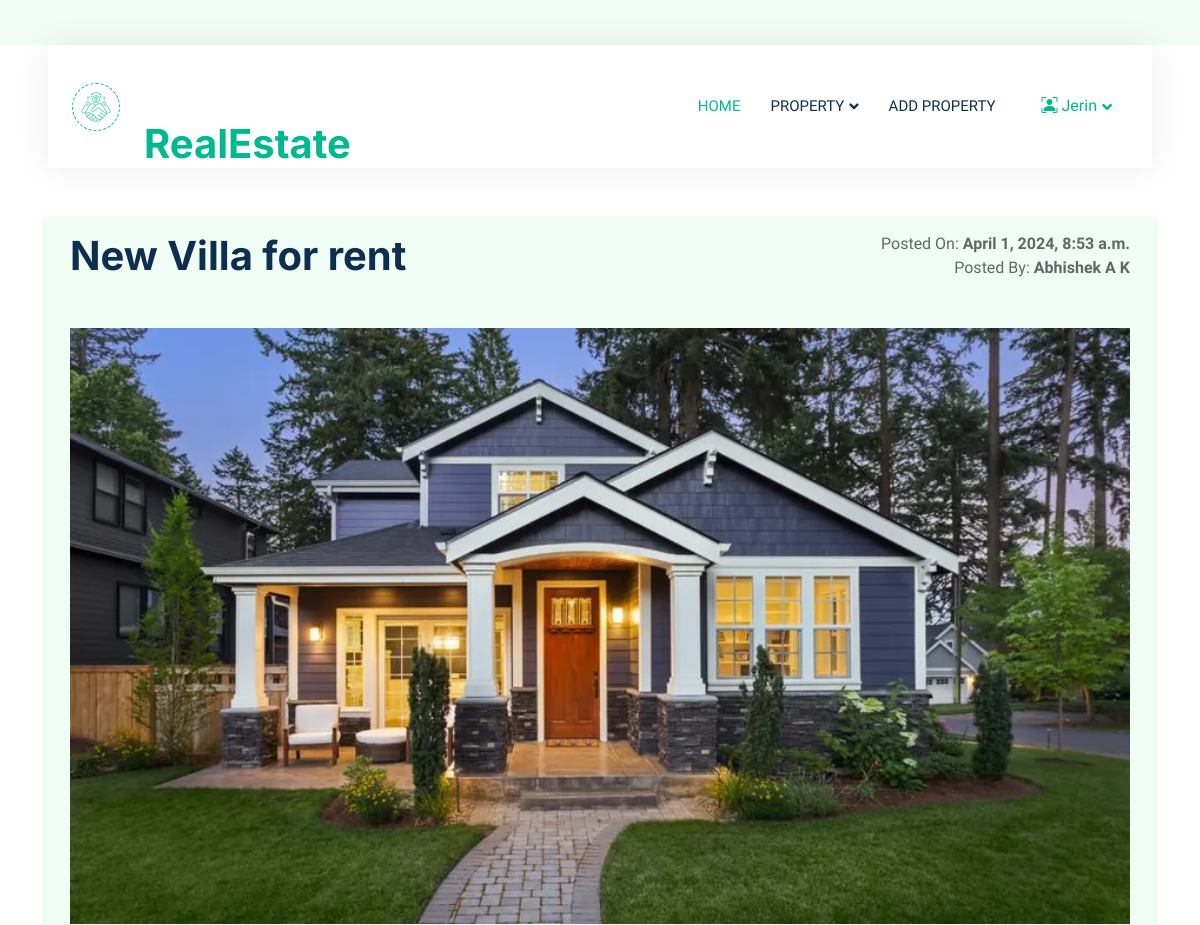
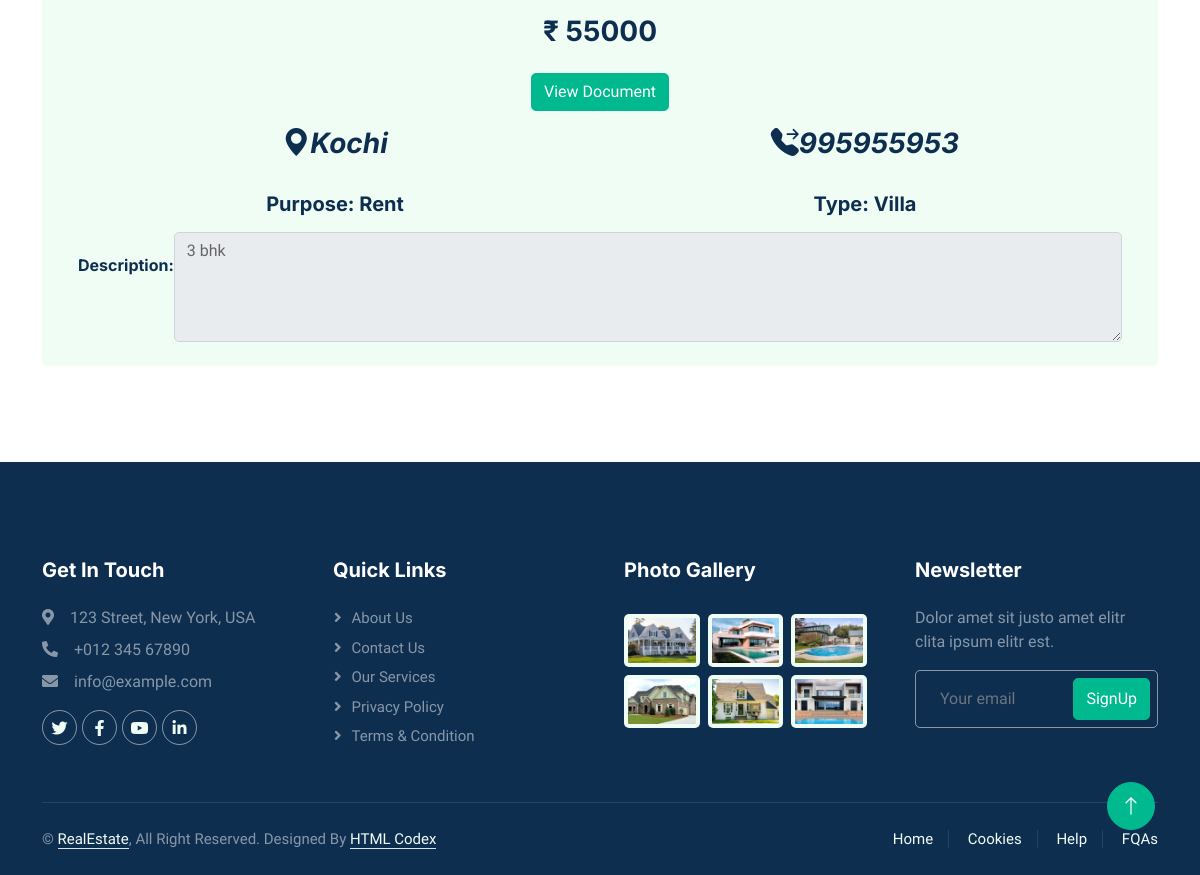
The page /view_post/9/ (signed in) on the database its author committed (2 pictures, top to bottom).
### REApp/models.py (models this page shows)
class RegistrationDB(models.Model):
    UserId = models.AutoField(primary_key=True)
    Name = models.CharField(max_length=50, null=False)
    Email = models.EmailField(max_length=70, null=False,default="aa")
    Password = models.CharField(max_length=20, null=False)
    Role = models.CharField(max_length=50, null=True, blank=True)
    Account_created = models.DateTimeField(auto_now_add=True)

class PropertyDB(models.Model):
    PropertyId = models.AutoField(primary_key=True)
    Image = models.ImageField(upload_to="PropertyImage", null=True, blank=True)
    PDF = models.FileField(upload_to="PropertyPDF", null=True, blank=True)  # Add this field
    Purpose = models.CharField(max_length=20, null=True, blank=True)
    Type = models.CharField(max_length=20, null=True, blank=True)
    Title = models.CharField(max_length=50, null=True, blank=True)
    Description = models.CharField(max_length=500, null=True, blank=True)
    Price = models.IntegerField(default=0)
    Location = models.CharField(max_length=50, null=True, blank=True)
    Phone = models.PositiveBigIntegerField(null=True, blank=True)
    UserId = models.ForeignKey(RegistrationDB, on_delete=models.CASCADE)
    posted_on = models.DateTimeField(auto_now_add=True)

### REApp/views.py (the view)
# urls.py: path('view_post/<int:postId>/', views.view_post, name="view_post"),
def view_post(request, postId):
    post = PropertyDB.objects.get(PropertyId=postId)
    if 'userid' in request.session:
        profile = RegistrationDB.objects.get(UserId=request.session['userid'])
        return render(request, "viewPost.html", {'profile': profile, 'post': post})
    else:
        return render(request, "viewPost.html", {'post': post})

### REApp/templates/viewPost.html (shortened to what this page needs)
<!DOCTYPE html>
{% load static %}
<html lang="en">
<head>
    <link href="https://cdnjs.cloudflare.com/ajax/libs/font-awesome/5.10.0/css/all.min.css" rel="stylesheet">
    <link href="https://cdn.jsdelivr.net/npm/bootstrap-icons@1.4.1/font/bootstrap-icons.css" rel="stylesheet">
    <link href="{% static 'assets/lib/animate/animate.min.css' %}" rel="stylesheet">
    <link href="{% static 'assets/lib/owlcarousel/assets/owl.carousel.min.css' %}" rel="stylesheet">
    <link href="{% static 'assets/css/bootstrap.min.css' %}" rel="stylesheet">
    <link href="{% static 'assets/css/style.css' %}" rel="stylesheet">
</head>
<body>
<div class="container-xxl bg-white p-0">
    <div class="container-fluid nav-bar bg-transparent">
        <nav class="navbar navbar-expand-lg bg-white navbar-light py-0 px-4">
            <a href="index.html" class="navbar-brand d-flex align-items-center text-center">
                <div class="icon p-2 me-2">
                    <img class="img-fluid" src="{% static 'assets/img/icon-deal.png' %}" alt="Icon"
                         style="width: 30px; height: 30px;"  href="{% url 'home' %}">
                </div>
                <h1 class="m-0 text-primary"><a href="{% url 'home' %}">RealEstate</a></h1>
            </a>
            <div class="collapse navbar-collapse" id="navbarCollapse">
                <div class="navbar-nav ms-auto">
                    <a href="{% url 'home' %}" class="nav-item nav-link active">Home</a>
                    <div class="nav-item dropdown">
                        <a href="#" class="nav-link dropdown-toggle" data-bs-toggle="dropdown">Property</a>
                    </div>
                    <a href="{% url 'add_property' %}" class="nav-item nav-link">Add Property</a>
                </div>
                {% if request.session.userid %}
                <div class="nav-item dropdown">
                    <a href="#" class="nav-link dropdown-toggle" data-bs-toggle="dropdown"><i
                            class="bi bi-person-bounding-box"></i> {{profile.Name}}</a>
                </div>
                {% else %}
                <a href="{% url 'login' %}" class="btn btn-primary px-3 d-none d-lg-flex ml-1"><i
                        class="bi bi-person-circle"></i> Sign In</a>
                {% endif %}
            </div>
        </nav>
    </div>
    <div class="container-xxl py-5">
        <div class="container">
            <div class="bg-light rounded p-3">
                <div class="container">
                    <div class="row g-0 gx-5">
                        <div class="col">
                            <div class="text-start mx-auto mb-5 wow slideInLeft" data-wow-delay="0.1s">
                                <h1 class="mb-3">{{post.Title}}</h1>
                            </div>
                        </div>
                        <div class="col text-end">
                            Posted On: <b>{{post.posted_on}}</b><br>
                            Posted By: <b>{{post.UserId.Name}}</b><br>
                        </div>
                        <img src="{{post.Image.url}}" alt="" srcset="">
                    </div>
                    <div class="container text-center mt-3">
                        <div class="row">
                            <div class="col">
                                <h3>₹ {{post.Price}} </h3>
                            </div>
                            <div class="p-3">
                                <a href="{{post.PDF.url}}" class="btn btn-primary">View Document</a>
                            </div>
                            <div class="col">
                                <h3><i class="bi bi-geo-alt-fill">{{post.Location}}</i></h3>
                            </div>
                            <div class="col">
                                <h3><i class="bi bi-telephone-forward-fill">{{post.Phone}}</i></h3>
                            </div>
                        </div>
                        <div class="row mt-4">
                            <div class="col">
                                <h5>Purpose: {{post.Purpose}}</h5>
                            </div>
                            <div class="col">
                                <h5>Type: {{post.Type}}</h5>
                            </div>
                        </div>
                    </div>
                    <div class="d-flex p-2">
                        <div class="pt-4 "><h6>Description:</h6></div>
                        <textarea class="form-control" name="" id="" rows="4" readonly>{{post.Description}}</textarea>
                    </div>
                </div>
            </div>
        </div>
    </div>
    <div class="container-fluid bg-dark text-white-50 footer pt-5 mt-5 wow fadeIn" data-wow-delay="0.1s">
        <div class="container py-5">
            <div class="row g-5">
                <div class="col-lg-3 col-md-6">
                    <h5 class="text-white mb-4">Get In Touch</h5>
                    <p class="mb-2"><i class="fa fa-map-marker-alt me-3"></i>123 Street, New York, USA</p>
                    <p class="mb-2"><i class="fa fa-phone-alt me-3"></i>+012 345 67890</p>
                    <p class="mb-2"><i class="fa fa-envelope me-3"></i>info@example.com</p>
                    <div class="d-flex pt-2">
                        <a class="btn btn-outline-light btn-social" href=""><i class="fab fa-twitter"></i></a>
                        <a class="btn btn-outline-light btn-social" href=""><i class="fab fa-facebook-f"></i></a>
                        <a class="btn btn-outline-light btn-social" href=""><i class="fab fa-youtube"></i></a>
                        <a class="btn btn-outline-light btn-social" href=""><i class="fab fa-linkedin-in"></i></a>
                    </div>
                </div>
                <div class="col-lg-3 col-md-6">
                    <h5 class="text-white mb-4">Quick Links</h5>
                    <a class="btn btn-link text-white-50" href="">About Us</a>
                    <a class="btn btn-link text-white-50" href="">Contact Us</a>
                    <a class="btn btn-link text-white-50" href="">Our Services</a>
                    <a class="btn btn-link text-white-50" href="">Privacy Policy</a>
                    <a class="btn btn-link text-white-50" href="">Terms & Condition</a>
                </div>
                <div class="col-lg-3 col-md-6">
                    <h5 class="text-white mb-4">Photo Gallery</h5>
                    <div class="row g-2 pt-2">
                        <div class="col-4">
                            <img class="img-fluid rounded bg-light p-1" src="{% static 'assets/img/property-1.jpg' %}"
                                 alt="">
                        </div>
                        <div class="col-4">
                            <img class="img-fluid rounded bg-light p-1" src="{% static 'assets/img/property-2.jpg' %}"
                                 alt="">
                        </div>
                        <div class="col-4">
                            <img class="img-fluid rounded bg-light p-1" src="{% static 'assets/img/property-3.jpg' %}"
                                 alt="">
                        </div>
                        <div class="col-4">
                            <img class="img-fluid rounded bg-light p-1" src="{% static 'assets/img/property-4.jpg' %}"
                                 alt="">
                        </div>
                        <div class="col-4">
                            <img class="img-fluid rounded bg-light p-1" src="{% static 'assets/img/property-5.jpg' %}"
                                 alt="">
                        </div>
                        <div class="col-4">
                            <img class="img-fluid rounded bg-light p-1" src="{% static 'assets/img/property-6.jpg' %}"
                                 alt="">
                        </div>
                    </div>
                </div>
                <div class="col-lg-3 col-md-6">
                    <h5 class="text-white mb-4">Newsletter</h5>
                    <p>Dolor amet sit justo amet elitr clita ipsum elitr est.</p>
                    <div class="position-relative mx-auto" style="max-width: 400px;">
                        <input class="form-control bg-transparent w-100 py-3 ps-4 pe-5" type="text"
                               placeholder="Your email">
                        <button type="button" class="btn btn-primary py-2 position-absolute top-0 end-0 mt-2 me-2">
                            SignUp
                        </button>
                    </div>
                </div>
            </div>
        </div>
        <div class="container">
            <div class="copyright">
                <div class="row">
                    <div class="col-md-6 text-center text-md-start mb-3 mb-md-0">
                        &copy; <a class="border-bottom" href="{% url 'home' %}">RealEstate</a>, All Right Reserved.
                        Designed By <a class="border-bottom" href="https://htmlcodex.com">HTML Codex</a>
                    </div>
                    <div class="col-md-6 text-center text-md-end">
                        <div class="footer-menu">
                            <a href="">Home</a>
                            <a href="">Cookies</a>
                            <a href="">Help</a>
                            <a href="">FQAs</a>
                        </div>
                    </div>
                </div>
            </div>
        </div>
    </div>
    <a href="{% url 'home' %}}" class="btn btn-lg btn-primary btn-lg-square back-to-top"><i class="bi bi-arrow-up"></i></a>
</div>
</body>
</html>

### REApp/static/assets/css/style.css (style rules this page uses)
:root { --primary: #00B98E; --secondary: #FF6922; --light: #EFFDF5; --dark: #0E2E50; }
.back-to-top { position: fixed; display: none; right: 45px; bottom: 45px; z-index: 99; }
.btn { transition: .5s; }
.btn.btn-primary, .btn.btn-secondary { color: #FFFFFF; }
.btn-lg-square { width: 48px; height: 48px; }
.btn-square, .btn-sm-square, .btn-lg-square { padding: 0; display: flex; align-items: center; justify-content: center; font-weight: normal; border-radius: 50px; }
.nav-bar { position: relative; margin-top: 45px; padding: 0 3rem; transition: .5s; z-index: 9999; }
.navbar { box-shadow: 0 0 30px rgba(0, 0, 0, .08); }
.navbar .dropdown-toggle::after { border: none; content: "\f107"; font-family: "Font Awesome 5 Free"; font-weight: 900; vertical-align: middle; margin-left: 5px; transition: .5s; }
.navbar-light .navbar-nav .nav-link { margin-right: 30px; padding: 25px 0; color: #FFFFFF; font-size: 15px; text-transform: uppercase; outline: none; }
.navbar-light .navbar-nav .nav-link:hover, .navbar-light .navbar-nav .nav-link.active { color: var(--primary); }
.navbar-light .navbar-brand { height: 75px; }
.navbar-light .navbar-nav .nav-link { color: var(--dark); font-weight: 500; }
.icon { padding: 15px; display: inline-flex; align-items: center; justify-content: center; background: #FFFFFF !important; border-radius: 50px; border: 1px dashed var(--primary) !important; }
.footer .btn.btn-social { margin-right: 5px; width: 35px; height: 35px; display: flex; align-items: center; justify-content: center; color: var(--light); border: 1px solid rgba(255,255,255,0.5); border-radius: 35px; transition: .3s; }
.footer .btn.btn-link { display: block; margin-bottom: 5px; padding: 0; text-align: left; font-size: 15px; font-weight: normal; text-transform: capitalize; transition: .3s; }
.footer .btn.btn-link::before { position: relative; content: "\f105"; font-family: "Font Awesome 5 Free"; font-weight: 900; margin-right: 10px; }
.footer .form-control { border-color: rgba(255,255,255,0.5); }
.footer .copyright { padding: 25px 0; font-size: 15px; border-top: 1px solid rgba(256, 256, 256, .1); }
.footer .copyright a { color: var(--light); }
.footer .footer-menu a { margin-right: 15px; padding-right: 15px; border-right: 1px solid rgba(255, 255, 255, .1); }
.footer .footer-menu a:last-child { margin-right: 0; padding-right: 0; border-right: none; }

### rows shown on the page
RegistrationDB: Name "Jerin"
PropertyDB: Title "New Villa for rent", posted_on "April 1, 2024, 8:53 a.m.", UserId.Name "Abhishek A K", Image (picture), Price "55000", Location "Kochi", Phone "995955953", Purpose "Rent", Type "Villa", Description "3 bhk"
